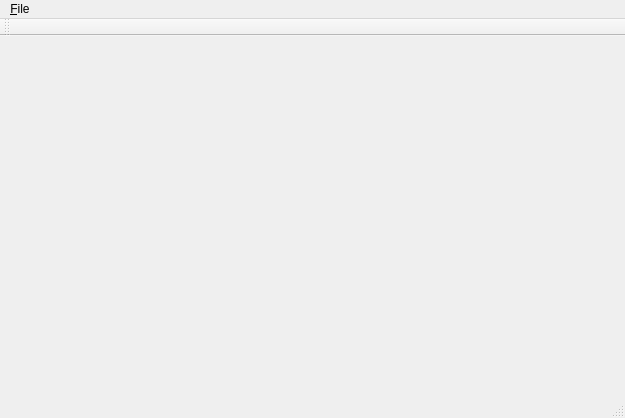
<?xml version="1.0" encoding="UTF-8"?>
<ui version="4.0">
 <class>ModelViewerClass</class>
 <widget class="QMainWindow" name="ModelViewerClass">
  <property name="geometry">
   <rect>
    <x>0</x>
    <y>0</y>
    <width>625</width>
    <height>418</height>
   </rect>
  </property>
  <property name="windowTitle">
   <string>ModelViewer</string>
  </property>
  <widget class="QWidget" name="centralWidget">
   <property name="sizePolicy">
    <sizepolicy hsizetype="Maximum" vsizetype="Maximum">
     <horstretch>2</horstretch>
     <verstretch>2</verstretch>
    </sizepolicy>
   </property>
   <layout class="QHBoxLayout" name="horizontalLayout">
    <property name="leftMargin">
     <number>0</number>
    </property>
    <property name="topMargin">
     <number>0</number>
    </property>
    <property name="rightMargin">
     <number>0</number>
    </property>
    <property name="bottomMargin">
     <number>0</number>
    </property>
    <item>
     <widget class="RenderWidget" name="widget" native="true">
      <property name="sizePolicy">
       <sizepolicy hsizetype="Preferred" vsizetype="Preferred">
        <horstretch>2</horstretch>
        <verstretch>2</verstretch>
       </sizepolicy>
      </property>
      <property name="mouseTracking">
       <bool>false</bool>
      </property>
      <property name="focusPolicy">
       <enum>Qt::StrongFocus</enum>
      </property>
      <property name="contextMenuPolicy">
       <enum>Qt::DefaultContextMenu</enum>
      </property>
      <property name="autoFillBackground">
       <bool>false</bool>
      </property>
     </widget>
    </item>
   </layout>
  </widget>
  <widget class="QMenuBar" name="menuBar">
   <property name="geometry">
    <rect>
     <x>0</x>
     <y>0</y>
     <width>625</width>
     <height>23</height>
    </rect>
   </property>
   <widget class="QMenu" name="menu_File">
    <property name="title">
     <string>&amp;File</string>
    </property>
    <addaction name="action_Open"/>
    <addaction name="actionOpen_animation"/>
    <addaction name="action_Exit"/>
   </widget>
   <addaction name="menu_File"/>
  </widget>
  <widget class="QToolBar" name="mainToolBar">
   <attribute name="toolBarArea">
    <enum>TopToolBarArea</enum>
   </attribute>
   <attribute name="toolBarBreak">
    <bool>false</bool>
   </attribute>
  </widget>
  <widget class="QStatusBar" name="statusBar"/>
  <action name="action_Open">
   <property name="text">
    <string>&amp;Open mesh...</string>
   </property>
  </action>
  <action name="action_Exit">
   <property name="text">
    <string>&amp;Exit</string>
   </property>
  </action>
  <action name="actionOpen_animation">
   <property name="text">
    <string>&amp;Open animation..</string>
   </property>
  </action>
 </widget>
 <layoutdefault spacing="6" margin="11"/>
 <customwidgets>
  <customwidget>
   <class>RenderWidget</class>
   <extends>QWidget</extends>
   <header location="global">renderwidget.h</header>
   <container>1</container>
  </customwidget>
 </customwidgets>
 <resources>
  <include location="modelviewer.qrc"/>
 </resources>
 <connections>
  <connection>
   <sender>action_Exit</sender>
   <signal>triggered()</signal>
   <receiver>ModelViewerClass</receiver>
   <slot>close()</slot>
   <hints>
    <hint type="sourcelabel">
     <x>-1</x>
     <y>-1</y>
    </hint>
    <hint type="destinationlabel">
     <x>299</x>
     <y>199</y>
    </hint>
   </hints>
  </connection>
 </connections>
</ui>
